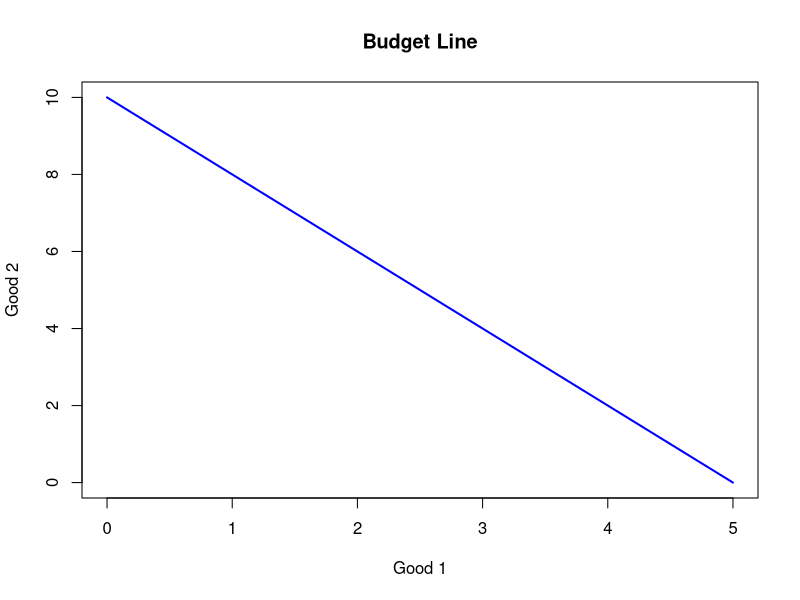
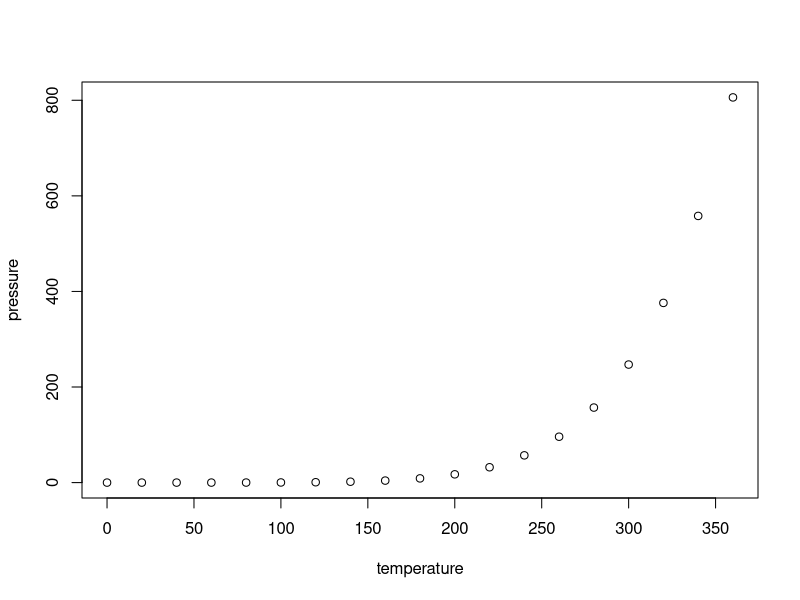

Reproduce these figures in R, in order.
## ---- chunk 1
knitr::opts_chunk$set(echo = TRUE)
## ---- chunk 2
# Example: Plot a budget line in R
p1 <- 2; p2 <- 1; M <- 10
x1 <- seq(0, M/p1, 0.1)
x2 <- (M - p1*x1)/p2

plot(x1, x2, type="l", col="blue", lwd=2,
     xlab="Good 1", ylab="Good 2",
     main="Budget Line")

## ---- chunk 3
plot(pressure)
